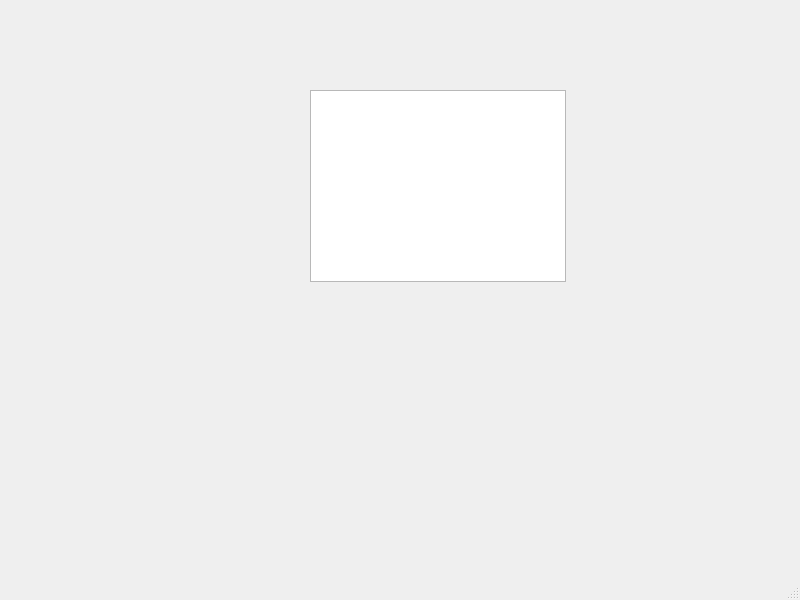
<?xml version="1.0" encoding="UTF-8"?>
<ui version="4.0">
 <class>MainWindow</class>
 <widget class="QMainWindow" name="MainWindow">
  <property name="geometry">
   <rect>
    <x>0</x>
    <y>0</y>
    <width>800</width>
    <height>600</height>
   </rect>
  </property>
  <property name="windowTitle">
   <string>MainWindow</string>
  </property>
  <widget class="QWidget" name="centralwidget">
   <widget class="QTreeView" name="treeView">
    <property name="geometry">
     <rect>
      <x>310</x>
      <y>90</y>
      <width>256</width>
      <height>192</height>
     </rect>
    </property>
   </widget>
  </widget>
  <widget class="QMenuBar" name="menubar">
   <property name="geometry">
    <rect>
     <x>0</x>
     <y>0</y>
     <width>800</width>
     <height>21</height>
    </rect>
   </property>
  </widget>
  <widget class="QStatusBar" name="statusbar"/>
 </widget>
 <resources/>
 <connections/>
</ui>
